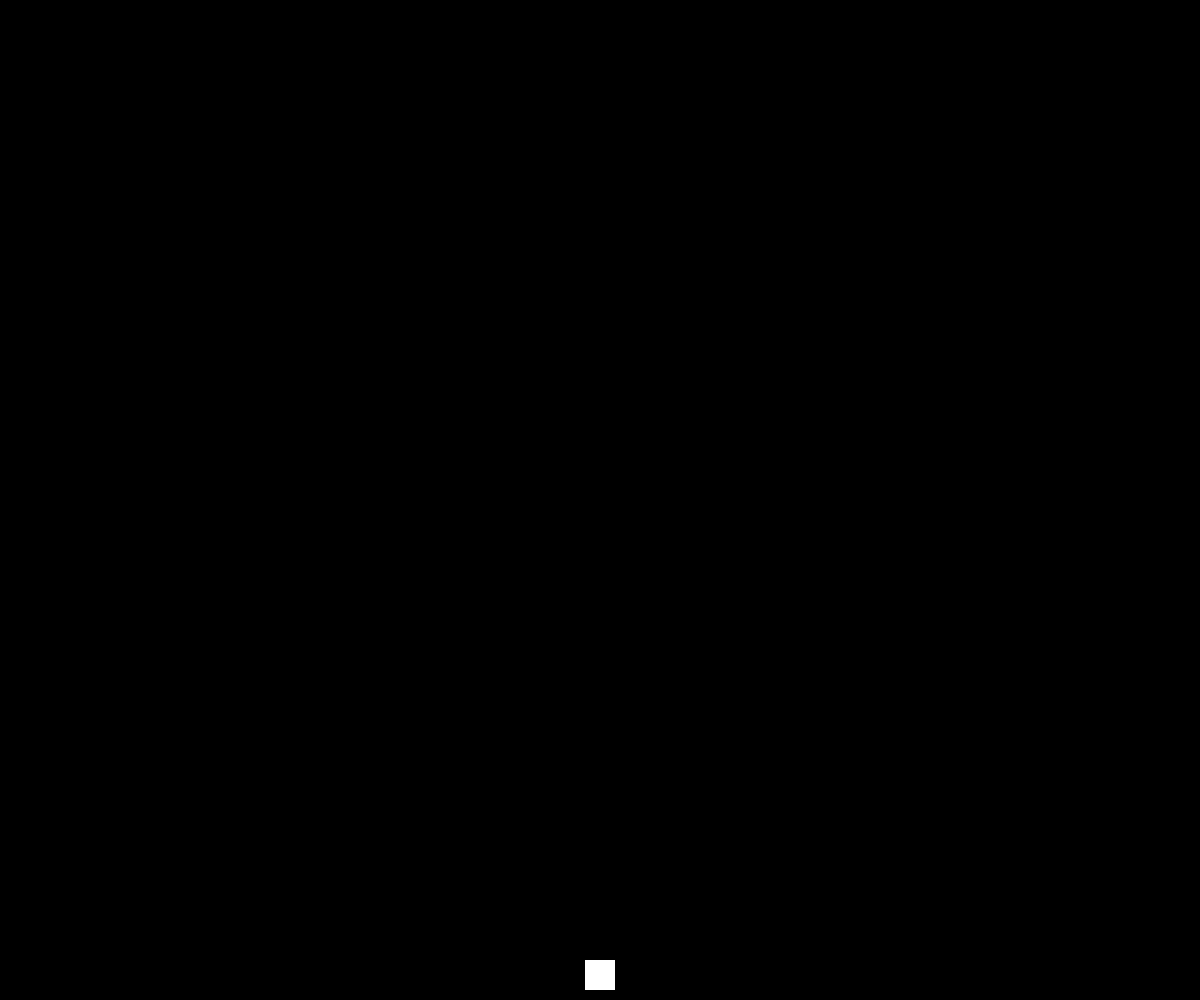
Frame 1 (no input)
Frame 60 (no input): identical to frame 1, image omitted
Frame 120 (the mouse pressed at the canvas centre since frame 60): identical to frame 1, image omitted

The p5.js sketch that drew this single still picture (run headless with seeded random() and noise() and a simulated clock; from frame 60 on, the mouse is pressed at the canvas centre):

// p5.js sketch
// ── sketch.js
let squareSize = 30;  // Size of the square (spaceship)
let squareX, squareY, total = 0;  // Position of the spaceship, total score
let xspeed = 0, yspeed = 0; // Movement speed of the spaceship
let bulletList = [];  // List of bullets
let circleList = [];  // List of asteroids
let lastTime = 0;  // Last time an asteroid was created
let delay = 3500;  // Delay between asteroid creation
let bulletSpeed = 5;  // Bullet speed

function setup() {
  createCanvas(windowWidth, windowHeight);
  squareX = width / 2 - squareSize / 2;  // Center the spaceship horizontally
  squareY = height - squareSize - 10;  // Position spaceship near the bottom
  frameRate(50);  // Set the frame rate to 50 for smoother movement
}

function draw() {
  background(0);

  // Display the square (spaceship)
  fill(255);
  noStroke();
  rect(squareX, squareY, squareSize);

  // Update and draw bullets
  for (let i = bulletList.length - 1; i >= 0; i--) {
    let b = bulletList[i];
    b.update();
    b.draw();

    // Remove bullet if it goes off the screen
    if (b.y < 0) {
      bulletList.splice(i, 1);
    }
  }

  // Update and draw asteroids
  astroid();

  // Update spaceship position based on speed
  squareX += xspeed * 5;
  squareY += yspeed * 5;

  // Constrain spaceship within the canvas bounds
  squareX = constrain(squareX, 0, width - squareSize);
  squareY = constrain(squareY, 0, height - squareSize);
}

// Asteroids creation and movement
function astroid() {
  if (millis() - lastTime > delay) {
    // Add a new asteroid to the list
    circleList.push({
      x: random(width),
      y: random(0, (3 / 4) * height),
      r: random(10, 50),
    });
    lastTime = millis();
  }

  // Draw all asteroids in the list
  for (let i = circleList.length - 1; i >= 0; i--) {
    let c = circleList[i];
    fill(100);
    ellipse(c.x, c.y, c.r * 2, c.r * 2);  // Draw asteroid

    // Check for collision with bullets
    for (let j = 0; j < bulletList.length; j++) {
      let b = bulletList[j];
      let d = dist(c.x, c.y, b.x, b.y);  // Distance between asteroid and bullet
      if (d < c.r + b.r) {  // If collision occurs
        total += 10;  // Increase score
        circleList.splice(i, 1);  // Remove the asteroid
        bulletList.splice(j, 1);  // Remove the bullet
        break;  // Exit the loop once the asteroid is destroyed
      }
    }

    // Check for collision with spaceship
    if (checkCollision(c)) {
      // Display the game over message with score
      let centerX = width / 2;
      let centerY = height / 2;
      background(0);
      fill(255);
      textFont('Courier New');
      textSize(40);
      textAlign(CENTER);
      text("Collision Detected!", centerX, centerY - 200);
      textStyle(BOLD);
      text("GAME OVER!", centerX, centerY - 100);
      text("POINTS SCORED : ", centerX, centerY);
      text(total, centerX + 200, centerY);  // Display score

      noLoop();  // Stop the game if collision happens
    }
  }
}

// Function to check if the spaceship (square) touches the asteroid (circle)
function checkCollision(asteroid) {
  let closestX = constrain(asteroid.x, squareX, squareX + squareSize);
  let closestY = constrain(asteroid.y, squareY, squareY + squareSize);
  
  // Calculate the distance between the asteroid's center and the closest point on the square
  let distance = dist(asteroid.x, asteroid.y, closestX, closestY);
  
  // If the distance is less than the radius of the asteroid, there is a collision
  return distance < asteroid.r;
}

// Bullet class to manage the bullet's movement
function Bullet(x, y, r) {
  this.x = x;
  this.y = y;
  this.r = r;
  this.speed = bulletSpeed;

  this.update = function () {
    this.y -= this.speed;  // Move the bullet up
  };

  this.draw = function () {
    fill(255, 215, 0);
    ellipse(this.x, this.y, this.r * 2, this.r * 2);
  };
}

function keyPressed() {
  if (keyCode === RIGHT_ARROW) {
    xspeed = 1;
  } else if (keyCode === LEFT_ARROW) {
    xspeed = -1;
  } else if (keyCode === UP_ARROW) {
    yspeed = -1;
  } else if (keyCode === DOWN_ARROW) {
    yspeed = 1;
  }

  // Fire a bullet when the spacebar is pressed
  if (key === " ") {
    let x = squareX + squareSize / 2;  // Bullet starts from the center of the square
    let y = squareY;
    bulletList.push(new Bullet(x, y, 5));  // Create a new bullet
  }
}

function keyReleased() {
  // Stop movement when key is released
  if (keyCode === RIGHT_ARROW || keyCode === LEFT_ARROW) {
    xspeed = 0;
  } else if (keyCode === UP_ARROW || keyCode === DOWN_ARROW) {
    yspeed = 0;
  }
}
